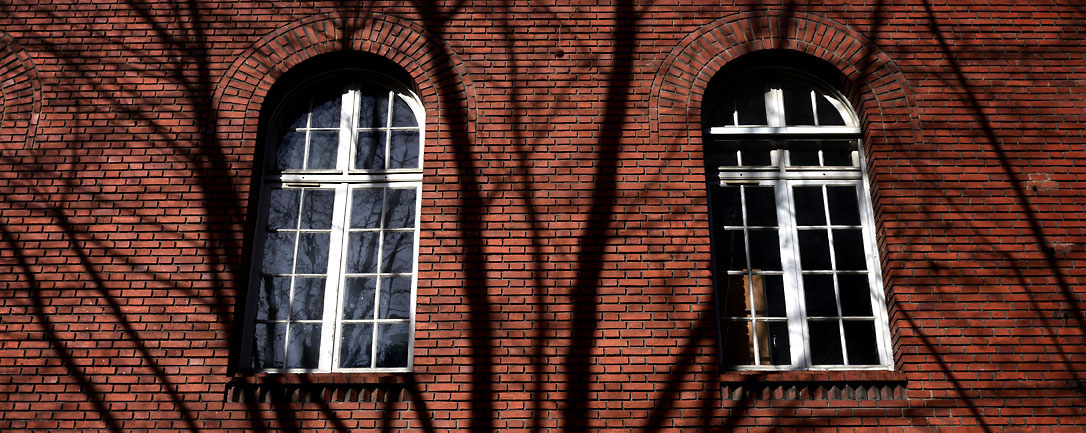
%> input picture code/images/ihp2.jpg, 1086 x 433 px
$ octave test_pixelize_rand.m   (GNU Octave 9; MATLAB toolbox functions it lacks are replaced by stand-ins)
%> lines starting %> are read from the running program, lines starting %| are printed output that depends on the picture
### code/pixelize.m
function [g,f] = pixelize(f, height, options)

options.null = 0;
Nbr = getoptions(options, 'nsamples', 10000);


remap = getoptions(options, 'remap', @(t)t(2)^2);

r = size(f,1)/size(f,2);
P = round(height/r);
f = image_resize(f, [height P 3]);
f = rescale(f);
N = size(f);

m_max = round( 100*(height/512) );
g = f;
for i=1:Nbr
    k = floor( [rand*N(1) rand*N(2)] ) + 1;
    t = [(k(1)-1)/(N(1)-1), (k(2)-1)/(N(2)-1)];
    s = ceil(m_max*remap(t));
    selx = k(1):k(1)+s-1;
    sely = k(2):k(2)+s-1;
    selx = min(selx,N(1));
    sely = min(sely,N(2));
    for q=1:3
        g(selx,sely,q) = mean(mean(f(selx,sely,q)));
    end
end


end

### code/toolbox/image_resize.m
function M1 = image_resize(M,p1,q1,r1)

% image_resize - resize an image using bicubic interpolation
%
%   M1 = image_resize(M,nx,ny,nz);
% or
%   M1 = image_resize(M,newsize);
%
%   Works for 2D, 2D 2 or 3 channels, 3D images.
%
%   Copyright (c) 2004 Gabriel Peyr?

if nargin==2
    % size specified as an array
    q1 = p1(2);
    if length(p1)>2
        r1 = p1(3);
    else
        r1 = size(M,3);
    end
    p1 = p1(1);
end

if nargin<4
    r1 = size(M,3);
end

if ndims(M)<2 || ndims(M)>3
    error('Works only for grayscale or color images');
end

if ndims(M)==3 && size(M,3)<4
    % RVB image
    M1 = zeros(p1,q1, size(M,3));
    for m=1:size(M,3)
        M1(:,:,m) = image_resize(M(:,:,m), p1, q1);
    end
    return;
elseif ndims(M)==3
    p = size(M,1);
    q = size(M,2);
    r = size(M,3);
    [Y,X,Z] = meshgrid( (0:q-1)/(q-1), (0:p-1)/(p-1), (0:r-1)/(r-1)  );
    [YI,XI,ZI] = meshgrid( (0:q1-1)/(q1-1), (0:p1-1)/(p1-1), (0:r1-1)/(r1-1) );
    M1 = interp3( Y,X,Z, M, YI,XI,ZI ,'cubic');
    return;
end

p = size(M,1);
q = size(M,2);
[Y,X] = meshgrid( (0:q-1)/(q-1), (0:p-1)/(p-1) );
[YI,XI] = meshgrid( (0:q1-1)/(q1-1), (0:p1-1)/(p1-1) );
M1 = interp2( Y,X, M, YI,XI ,'cubic');

### code/toolbox/rescale.m
function y = rescale(x,a,b)

% rescale - rescale data in [a,b]
%
%   y = rescale(x,a,b);
%
%   Copyright (c) 2004 Gabriel Peyr?

if nargin<2
    a = 0;
end
if nargin<3
    b = 1;
end

if iscell(x)
    for i=1:length(x)
        y{i} = rescale(x{i},a,b);
    end
    return;
end

m = min(x(:));
M = max(x(:));

if M-m<eps
    y = x;
else
    y = (b-a) * (x-m)/(M-m) + a;
end

### code/toolbox/imageplot.m
function h1 = imageplot(M,str, a,b,c)

% imageplot - diplay an image and a title
%
% Example of usages:
%   imageplot(M);
%   imageplot(M,title);
%   imageplot(M,title,1,2,1);   % to make subplot(1,2,1);
%
%   imageplot(M,options);
%
%   If you want to display several images:
%       imageplot({M1 M2}, {'title1', 'title2'});
%
%   Copyright (c) 2007 Gabriel Peyre

if nargin<2
    str = [];
end

options.null = 0;
if isstruct(str)
    options = str;
    str = '';
end

nbdims = nb_dims(M);

if iscell(M)
    q = length(M);
    if nargin<5
        c = 1;
    end
    if nargin<4
        a = ceil(q/4);
    end
    if nargin<3
        b = ceil(q/a);
    end
    if (c-1+q)>(a*b)
        warning('a and c parameters not large enough');
        a = ceil((c-1+q)/4);
        b = ceil((c-1+q)/a);
    end
    for i=1:q
        if iscell(str)
            str1 = str{i};
        else
            str1 = str;
        end
        h{i} = imageplot(M{i},str1, a,b,c-1+i);
    end
    global axlist;
    if not(isempty(axlist))
        linkaxes(axlist, 'xy');
    end

    if nargout>0
        if exist('h')
            h1 = h;
        else
            h1 = [];
        end
    end
    return;
end

if nargin==5
    global axlist;
    global imageplot_size;
    if c==1 || isempty(imageplot_size) || imageplot_size~=size(M,1)
        clear axlist;
        global axlist;
        axlist = [];
        imageplot_size = size(M,1);
    end
    axlist(end+1) = subplot(a,b,c);
end

if nbdims==1
    h = plot(M); axis tight;
elseif size(M,3)<=3
    % gray-scale or color image
    if size(M,3)==2
        M = cat(3,M, zeros(size(M,1),size(M,2)));
    end
    if not(isreal(M))
        if size(M,3)==1
            % turn into color matrix
            M = cat(3, real(M), imag(M), zeros(size(M,1),size(M,2)));
        else
            warning('Complex data');
            M = real(M);
        end
    end
    if size(M,3)==1
        colormap gray(256);
    else
        colormap jet(256);
    end
    h = imagesc(rescale(M)); axis image; axis off;
else

    if not(isfield(options, 'center') )
        options.center = .5; % here a value in [0,1]
    end
    if not(isfield(options, 'sigma'))
        options.sigma = .08; % control the width of the non-transparent region
    end
    a = compute_alpha_map('gaussian', options); % you can plot(a) to see the alphamap

    % volumetric image
    h = vol3d('cdata',rescale(M),'texture','2D');
    view(3);
    axis tight; % daspect([1 1 .4])
    colormap bone(256);
%    alphamap('rampup');
    % alphamap(.06 .* alphamap);
    vol3d(h);
end
if not(isempty(str))
    title(str);
end

if nargout>0
    if exist('h')
        h1 = h;
    else
        h1 = [];
    end
end


if nargin==5 && c==a*b
    linkaxes(axlist, 'xy');
end


function d = nb_dims(x)

% nb_dims - debugged version of ndims.
%
%   d = nb_dims(x);
%
%   Copyright (c) 2004 Gabriel Peyré

if isempty(x)
    d = 0;
    return;
end

d = ndims(x);

if d==2 && (size(x,1)==1 || size(x,2)==1)
    d = 1;
end

### code/toolbox/getoptions.m
function v = getoptions(options, name, v, mandatory)

% [11 lines of commented-out code are left out]

if nargin<3
    error('Not enough arguments.');
end
if nargin<4
    mandatory = 0;
end

if isfield(options, name)
    v = options.(name);
elseif mandatory
    error(['You have to provide options.' name '.']);
end

### code/test_pixelize_rand.m
%%
% Generate pixelization.

name = 'ihp2';

rep = 'results/';
if not(exist(rep))
    mkdir(rep);
end

addpath('./images/');
addpath('./toolbox/');

% target height
height = 512;

remap = @(t)1 * ( (t(1)-1/2)^2 + (t(2)-1/2)^2 );
switch name
    case 'ihp1'
        remap = @(t)1.5 * ( (t(1)-1/2)^2 + (t(2)-.55)^2 );
    case 'ens6'
        remap = @(t)1.5 * (t(1)-1/2)^2 + 1.5*(t(2)-.7)^2;
    case 'ens8'
        remap = @(t)1.5 * (t(1)-.55)^2 + .3*(t(2)-.8)^2;
    case 'ens9'
        remap = @(t)1.3 * (t(1)-.5)^2 + 1.3*(t(2)-.1)^2;
    case 'ens13'
        remap = @(t).7 * (t(1)-.5)^2 + 1.5*(t(2)-.5)^2;
    case 'ens14'
        remap = @(t).7 * (t(1)-.45)^2 + 1.5*(t(2)-.47)^2;
end

f = double(imread([name '.jpg']));
options.remap = remap;
[g,f0] = pixelize(f, height, options);
%> the loop in image_resize, `for m=1:size(M,3)` made 3 passes
%> pass 1, in image_resize (call 2), `M1 = interp2( Y,X, M, YI,XI ,'cubic');`:
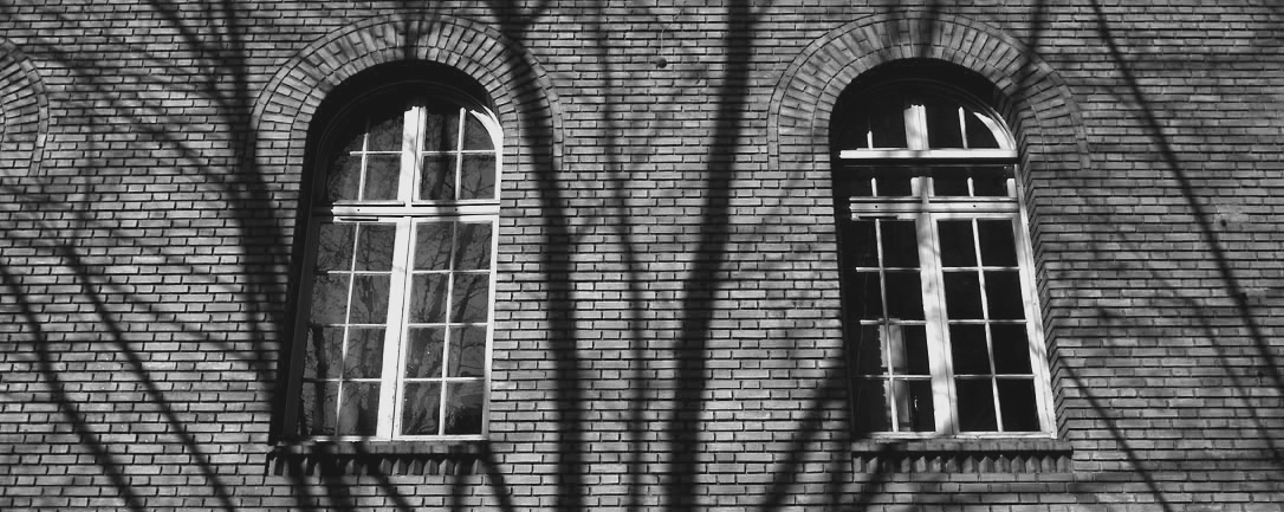
%> M1: size 512x1284 double; min -28.2, max 282.4, mean 86.3; drawn with min black and max white
%> pass 2, in image_resize (call 3), `M1 = interp2( Y,X, M, YI,XI ,'cubic');`:
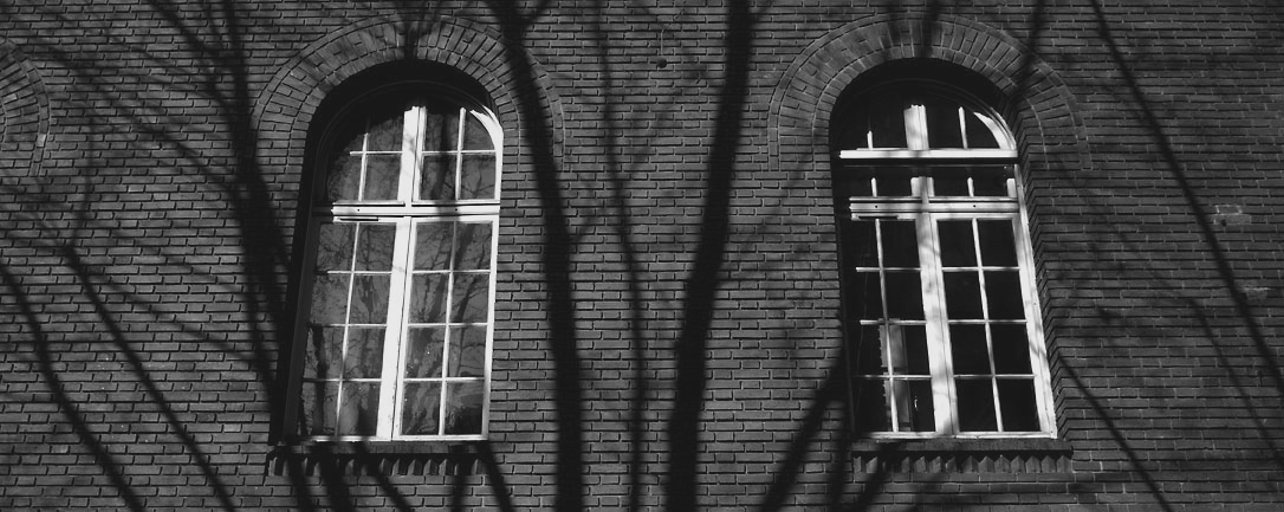
%> M1: size 512x1284 double; min -29.25, max 281.7, mean 52.3; drawn with min black and max white
%> after the loop in image_resize, `for m=1:size(M,3)`:
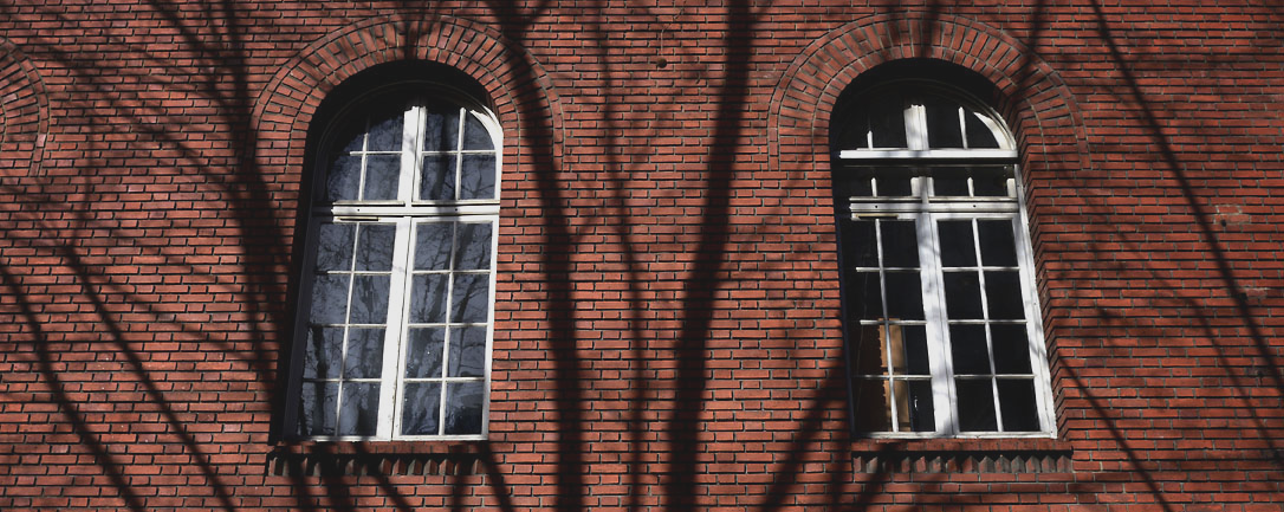
%> M1: size 512x1284x3 double; mean R, G, B 86.3, 52.3, 45.4; drawn with min black and max white
%> in rescale, `m = min(x(:));`: m = -29.25
%> in rescale, `M = max(x(:));`: M = 282.4
%> after the loop in pixelize, `for i=1:Nbr`:
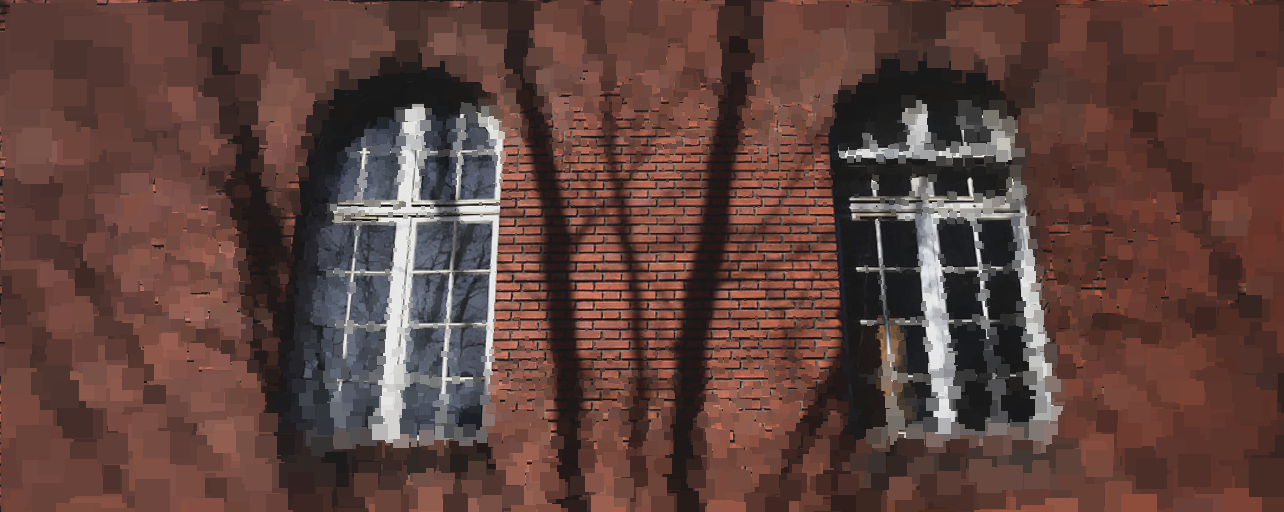
%> g: size 512x1284x3 double; mean R, G, B 0.372, 0.263, 0.24

imageplot(g);
%> in imageplot, `nbdims = nb_dims(M);`: nbdims = 3
imwrite(rescale(g), [rep name '.jpg'], 'jpg');
imwrite(rescale(f0), [rep name '-original.jpg'], 'jpg');

$ run again, with code/images/ihp3.jpg copied over code/images/ihp2.jpg
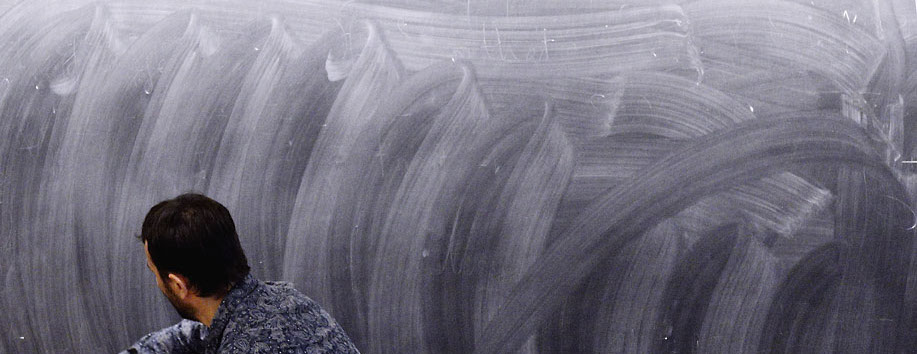
%> input picture code/images/ihp3.jpg, 917 x 354 px
%> m = -5.77
%> M = 263.5
%> after the loop in pixelize, `for i=1:Nbr`:
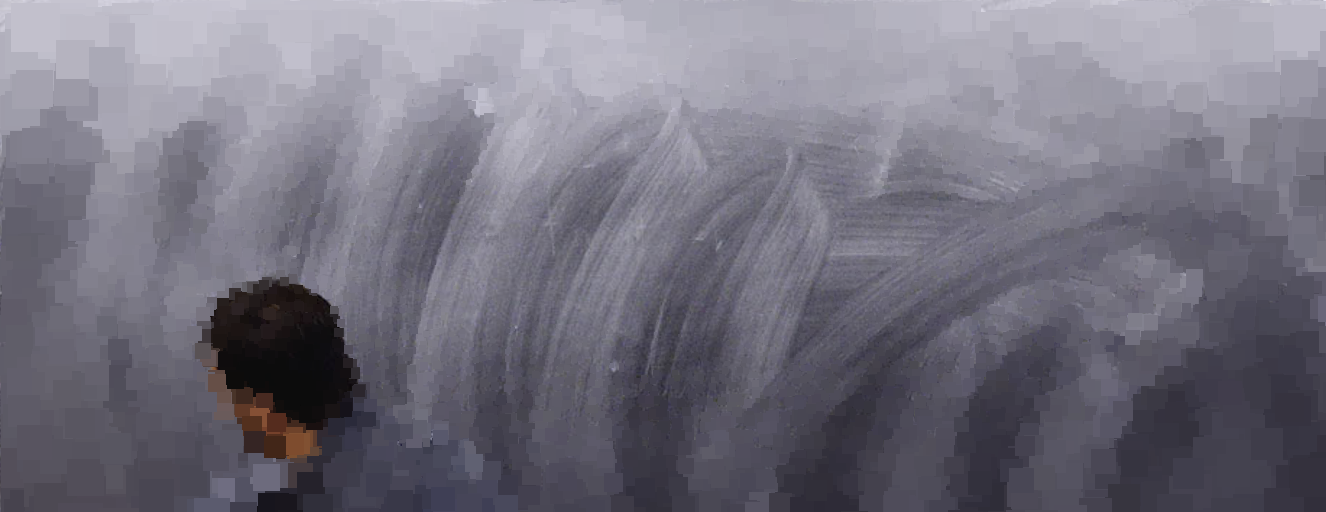
%> g: size 512x1326x3 double; mean R, G, B 0.458, 0.449, 0.499
%> nbdims = 3
